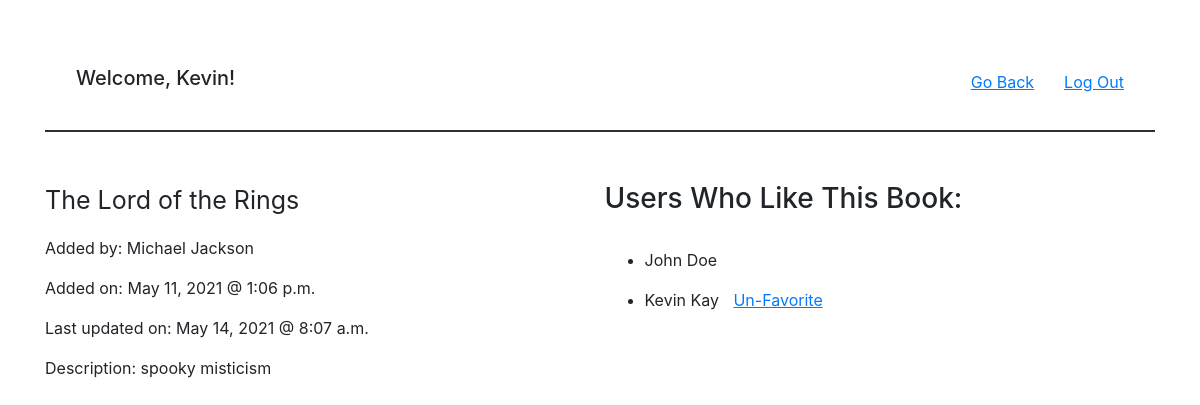
/books/2 (signed in), run on the app's committed database.
### app/models.py (models this page shows)
class User(models.Model):
    first_name = models.CharField(max_length=100)
    last_name = models.CharField(max_length=100)
    email = models.EmailField(max_length=50)
    password = models.CharField(max_length=255)
    created_at = models.DateTimeField(auto_now_add=True)
    updated_at = models.DateTimeField(auto_now=True)
    objects = UserManager()

class Book(models.Model):
    title = models.CharField(max_length=255)
    desc = models.CharField(max_length=255)
    uploaded_by = models.ForeignKey(User, related_name = "book_uploaded", on_delete=models.CASCADE)
    favorite = models.ManyToManyField(User, related_name = "favorites")
    created_at = models.DateTimeField(auto_now_add=True)
    updated_at = models.DateTimeField(auto_now=True)
    objects = BookManager()

### app/views.py (the view)
# urls.py: path('books/<int:b_id>', views.display_all),
def display_all(request, b_id):
    sessionTest = request.session.get('u_id', 'no u_id')
    if sessionTest == 'no u_id':
        return redirect ("/")
    u_id = request.session["u_id"]
    user = User.objects.get(id=u_id)
    if User.objects.filter(favorites__id__contains=b_id).count() > 0:
        favorite = True
    else:
        favorite = False
    context= {
        "book": Book.objects.get(id=b_id),
        "favorite": favorite,
        "first_name": user.first_name,
        "u_id": u_id
    }
    return render(request, "edit_display.html", context)

### app/templates/edit_display.html (shortened to what this page needs)
{% extends 'base.html' %}
{% block content %}
<nav class="navbar">
    <div class="container-fluid">
        <h2 class="navbar-brand">Welcome, {{ first_name }}!</h2>
        <div class="d-flex">
            <a class="linkUnderline nav_margin" href="/books">Go Back</a>
            <form action="/logout" method="POST">
                <button class="nav-item linkUnderline btnLink">Log Out</button>
            </form>
        </div>
    </div>
</nav>
<hr>
<div class="box d-inline-block box_margin">
    {% if book.uploaded_by.id != u_id %}
        <p class="input_format">{{ book.title }}</p>
        <p>Added by: {{ book.uploaded_by.first_name }} {{ book.uploaded_by.last_name }}</p>
        <p>Added on: {{ book.created_at|date:"M j, Y @ g:i a" }}</p>
        <p>Last updated on: {{ book.updated_at|date:"M j, Y @ g:i a" }}</p>
        <p>Description: {{ book.desc }}</p>
    {% endif %}
</div>
<div class="d-inline-block box_margin">
    <h3>Users Who Like This Book:</h3>
    <br/>
        {% for favorite in book.favorite.all %}
            <ul>
                <li>
                    {{favorite.first_name}} {{favorite.last_name}}
                    <span class="pull-right">
                    {% if favorite.id == u_id %}
                            <form action="/books/unfavor/{{ book.id }}" method="POST">
                                <button class="linkUnderline btnLink" type="submit">Un-Favorite</button>
                            </form>
                    {% endif %}
                    </span>
                </li>
            </ul>
        {% endfor %}
</div>
{% endblock %}

### app/static/style.css (style rules this page uses)
.nav_margin { margin-right: 30px; }
.box { margin-top: 15px; vertical-align: top; width: 50% }
.box_margin { margin-top: 34px; }
.linkUnderline { text-decoration: underline; }
.btnLink { background: none!important; border: none; padding: 0!important; color: #007bff; text-decoration: underline; cursor: pointer; }
.input_format { width: auto; font-size: 25px; }
.pull-right { display: inline-block; padding-left: 10px; }
hr { height: 1px; background-color: #333; }

### data on the page
User: first_name "Kevin", last_name "Kay"
Book: title "The Lord of the Rings", uploaded_by.first_name "Michael", uploaded_by.last_name "Jackson", created_at "May 11, 2021 @ 1:06 p.m.", updated_at "May 14, 2021 @ 8:07 a.m.", desc "spooky misticism"
User: first_name "John", last_name "Doe"
